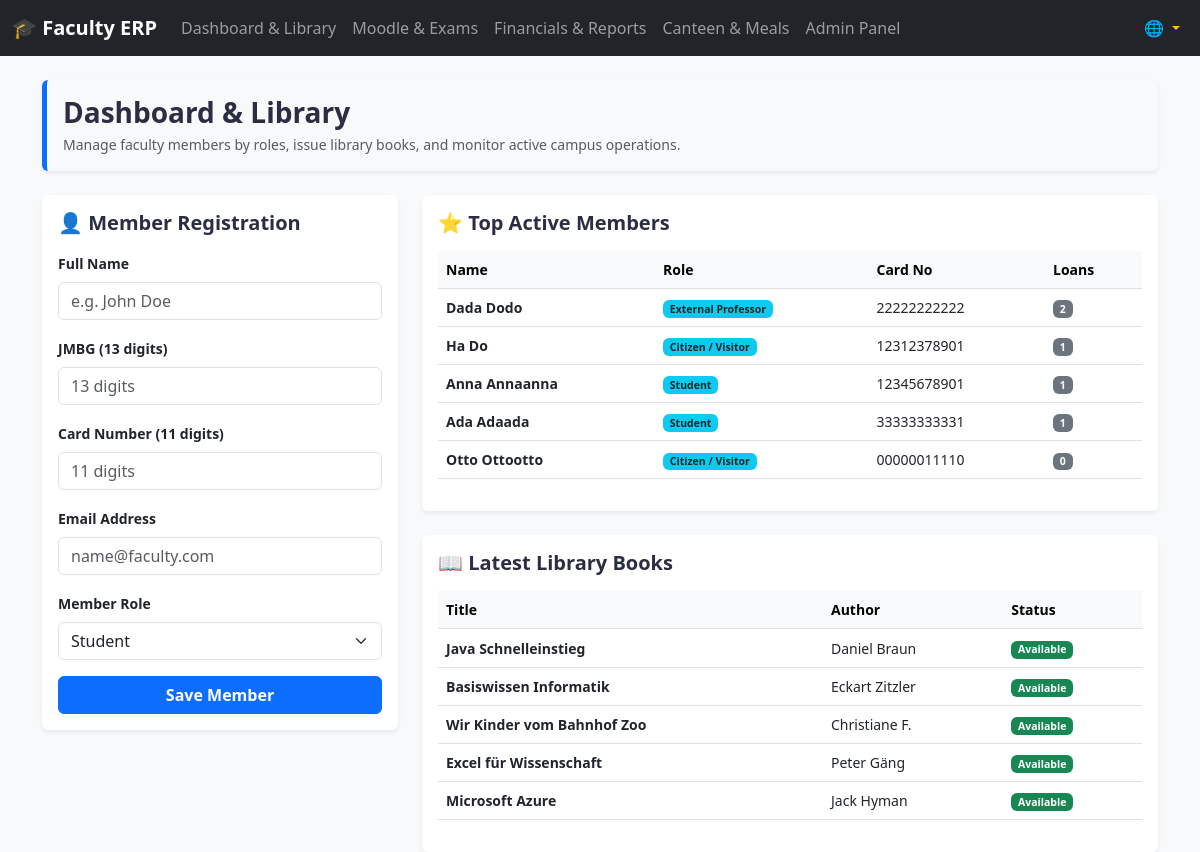
The page / on the database its author committed.
### faculty_app/models.py (models this page shows, shortened)
class Member(models.Model):
    ROLE_CHOICES = [
        ('STUDENT', 'Student'),
        ('CITIZEN', 'Citizen / Visitor'),
        ('PROFESSOR', 'Professor'),
        ('EXTERNAL_PROFESSOR', 'External Professor'),
    ]
    full_name = models.CharField(max_length=50)
    jmbg = models.CharField(max_length=13, unique=True)
    card_number = models.CharField(max_length=11, unique=True)
    email = models.EmailField(max_length=40, unique=True)
    role = models.CharField(max_length=25, choices=ROLE_CHOICES, default='STUDENT')
    is_external = models.BooleanField(default=False)  # Kept for backward compatibility
    is_tuition_paid = models.BooleanField(default=False, verbose_name="Annual Tuition Paid (Free Exams)")
    is_fee_exempt = models.BooleanField(default=False, verbose_name="Fee Exempt / Scholarship")
    created_at = models.DateTimeField(default=timezone.now)

class Book(models.Model):
    title = models.CharField(max_length=50)
    author = models.CharField(max_length=50)
    quantity = models.PositiveIntegerField(default=1, verbose_name="Stock Quantity")
    is_available = models.BooleanField(default=True)
    created_at = models.DateTimeField(default=timezone.now)

### faculty_app/views.py (the view, shortened to what this page needs)
# urls.py: path('', views.dashboard_view, name='dashboard'),
def dashboard_view(request):
    lang = request.session.get('lang', request.session.get('django_language', 'en'))
    t = TRANSLATIONS.get(lang, TRANSLATIONS['en'])
    top_members = Member.objects.annotate(loan_count=models.Count('loan')).order_by('-loan_count')[:5]
    latest_books = Book.objects.order_by('-created_at')[:5]
    active_loans = Loan.objects.filter(is_returned=False).select_related('member', 'book')
    context = {
        't': t,
        'top_members': top_members,
        'latest_books': latest_books,
        'active_loans': active_loans,
    }
    return render(request, 'erp/dashboard.html', context)

### faculty_app/context_processors.py (called while the page is built)
def language_context(request):
    lang = request.session.get('lang', 'en')
    if lang not in TRANSLATIONS:
        lang = 'en'
    return {
        't': TRANSLATIONS[lang],
        'current_lang': lang
    }

### faculty_app/templates/erp/dashboard.html (shortened to what this page needs)
{% extends 'erp/base.html' %}
{% block content %}
<div class="row mb-4">
    <div class="col-12">
        <div class="card border-0 shadow-sm" style="background-color: #f8f9fa; border-left: 5px solid #0d6efd !important;">
            <div class="card-body">
                <h3 class="fw-bold mb-1" style="color: #2b2d42;">{{ t.dashboard|default:"Dashboard & Library" }}</h3>
                <p class="text-muted small mb-0">Manage faculty members by roles, issue library books, and monitor active campus operations.</p>
            </div>
        </div>
    </div>
</div>
<div class="row">
    <div class="col-md-4 mb-4">
        <div class="card shadow-sm border-0">
            <div class="card-body">
                <h5 class="card-title fw-bold mb-3" style="color: #2b2d42;">👤 {{ t.member_reg|default:"Member Registration" }}</h5>
                <form method="POST">
                    <div class="mb-3">
                        <label class="form-label small fw-bold">{{ t.full_name }}</label>
                        <input type="text" name="full_name" class="form-control" required placeholder="e.g. John Doe">
                    </div>
                    <div class="mb-3">
                        <label class="form-label small fw-bold">{{ t.jmbg }}</label>
                        <input type="text" name="jmbg" class="form-control" required maxlength="13" placeholder="13 digits">
                    </div>
                    <div class="mb-3">
                        <label class="form-label small fw-bold">{{ t.card_number }}</label>
                        <input type="text" name="card_number" class="form-control" required maxlength="11" placeholder="11 digits">
                    </div>
                    <div class="mb-3">
                        <label class="form-label small fw-bold">{{ t.email }}</label>
                        <input type="email" name="email" class="form-control" required placeholder="name@faculty.com">
                    </div>
                    <div class="mb-3">
                        <label class="form-label small fw-bold">{{ t.role }}</label>
                        <select name="role" class="form-select">
                            <option value="STUDENT">{{ t.student }}</option>
                        </select>
                    </div>
                    <button type="submit" class="btn btn-primary w-100 fw-bold">{{ t.save_member }}</button>
                </form>
            </div>
        </div>
    </div>
    <div class="col-md-8">
        <div class="card shadow-sm border-0 mb-4">
            <div class="card-body">
                <h5 class="card-title fw-bold mb-3" style="color: #2b2d42;">⭐ {{ t.top_members }}</h5>
                <div class="table-responsive">
                    <table class="table table-hover align-middle small">
                        <thead class="table-light">
                            <tr>
                                <th>Name</th>
                                <th>Role</th>
                                <th>Card No</th>
                                <th>Loans</th>
                            </tr>
                        </thead>
                        <tbody>
                            {% for m in top_members %}
                            <tr>
                                <td><strong>{{ m.full_name }}</strong></td>
                                <td><span class="badge bg-info text-dark">{{ m.get_role_display }}</span></td>
                                <td>{{ m.card_number }}</td>
                                <td><span class="badge bg-secondary">{{ m.loan_count }}</span></td>
                            </tr>
                            {% empty %}
                            <tr>
                                <td colspan="4" class="text-center text-muted py-3">{{ t.no_loans }}</td>
                            </tr>
                            {% endfor %}
                        </tbody>
                    </table>
                </div>
            </div>
        </div>
        <div class="card shadow-sm border-0">
            <div class="card-body">
                <h5 class="card-title fw-bold mb-3" style="color: #2b2d42;">📖 {{ t.latest_books }}</h5>
                <div class="table-responsive">
                    <table class="table table-hover align-middle small">
                        <thead class="table-light">
                            <tr>
                                <th>Title</th>
                                <th>Author</th>
                                <th>Status</th>
                            </tr>
                        </thead>
                        <tbody>
                            {% for book in latest_books %}
                            <tr>
                                <td><strong>{{ book.title }}</strong></td>
                                <td>{{ book.author }}</td>
                                <td>
                                    {% if book.is_available %}
                                        <span class="badge bg-success">Available</span>
                                    {% else %}
                                        <span class="badge bg-danger">Loaned</span>
                                    {% endif %}
                                </td>
                            </tr>
                            {% empty %}
                            <tr>
                                <td colspan="3" class="text-center text-muted py-3">{{ t.no_books }}</td>
                            </tr>
                            {% endfor %}
                        </tbody>
                    </table>
                </div>
            </div>
        </div>
    </div>
</div>
{% endblock %}

### faculty_app/templates/erp/base.html (shortened to what this page needs)
<!DOCTYPE html>
<html lang="{{ current_lang }}">
<head>
    <link href="https://cdn.jsdelivr.net/npm/bootstrap@5.3.0/dist/css/bootstrap.min.css" rel="stylesheet">
</head>
<body class="bg-light">
    <nav class="navbar navbar-expand-lg navbar-dark bg-dark mb-4">
        <div class="container-fluid">
            <a class="navbar-brand fw-bold" href="{% url 'dashboard' %}">{{ t.brand }}</a>
            <div class="collapse navbar-collapse" id="navbarNav">
                <ul class="navbar-nav me-auto">
                    <li class="nav-item">
                        <a class="nav-link" href="{% url 'dashboard' %}">{{ t.dashboard }}</a>
                    </li>
                    <li class="nav-item">
                        <a class="nav-link" href="{% url 'exams' %}">{{ t.exams}}</a>
                    </li>
                    <li class="nav-item">
                        <a class="nav-link" href="{% url 'financial' %}">{{ t.financial }}</a>
                    </li>
                    <li class="nav-item">
                        <a class="nav-link" href="{% url 'canteen' %}">{{ t.canteen }}</a>
                    </li>
                    <li class="nav-item">
                        <a class="nav-link" href="/admin/" target="_blank">{{ t.admin_panel }}</a>
                    </li>
                </ul>
                <ul class="navbar-nav ms-auto">
                    <li class="nav-item dropdown">
                        <a class="nav-link dropdown-toggle text-warning fw-bold" href="#" role="button" data-bs-toggle="dropdown">
                            🌐 {{ t.lang_name }}
                        </a>
                    </li>
                </ul>
            </div>
        </div>
    </nav>
    <div class="container">
        {% block content %}
        {% endblock %}
    </div>
</body>
</html>

### rows shown on the page
Member: full_name "Dada Dodo", role "External Professor", card_number "22222222222", loan_count "2"
Member: full_name "Ha Do", role "Citizen / Visitor", card_number "12312378901", loan_count "1"
Member: full_name "Anna Annaanna", role "Student", card_number "12345678901", loan_count "1"
Member: full_name "Ada Adaada", role "Student", card_number "33333333331", loan_count "1"
Member: full_name "Otto Ottootto", role "Citizen / Visitor", card_number "00000011110", loan_count "0"
Book: title "Java Schnelleinstieg", author "Daniel Braun", is_available "Available"
Book: title "Basiswissen Informatik", author "Eckart Zitzler", is_available "Available"
Book: title "Wir Kinder vom Bahnhof Zoo", author "Christiane F.", is_available "Available"
Book: title "Excel für Wissenschaft", author "Peter Gäng", is_available "Available"
Book: title "Microsoft Azure", author "Jack Hyman", is_available "Available"

### other values the page prints
{{ t.brand }} "🎓 Faculty ERP"
{{ t.dashboard }} "Dashboard & Library"
{{ t.exams }} "Moodle & Exams"
{{ t.financial }} "Financials & Reports"
{{ t.canteen }} "Canteen & Meals"
{{ t.admin_panel }} "Admin Panel"
{{ t.dashboard|default:"Dashboard & Library" }} "Dashboard & Library"
{{ t.member_reg|default:"Member Registration" }} "Member Registration"
{{ t.full_name }} "Full Name"
{{ t.jmbg }} "JMBG (13 digits)"
{{ t.card_number }} "Card Number (11 digits)"
{{ t.email }} "Email Address"
{{ t.role }} "Member Role"
{{ t.save_member }} "Save Member"
{{ t.top_members }} "Top Active Members"
